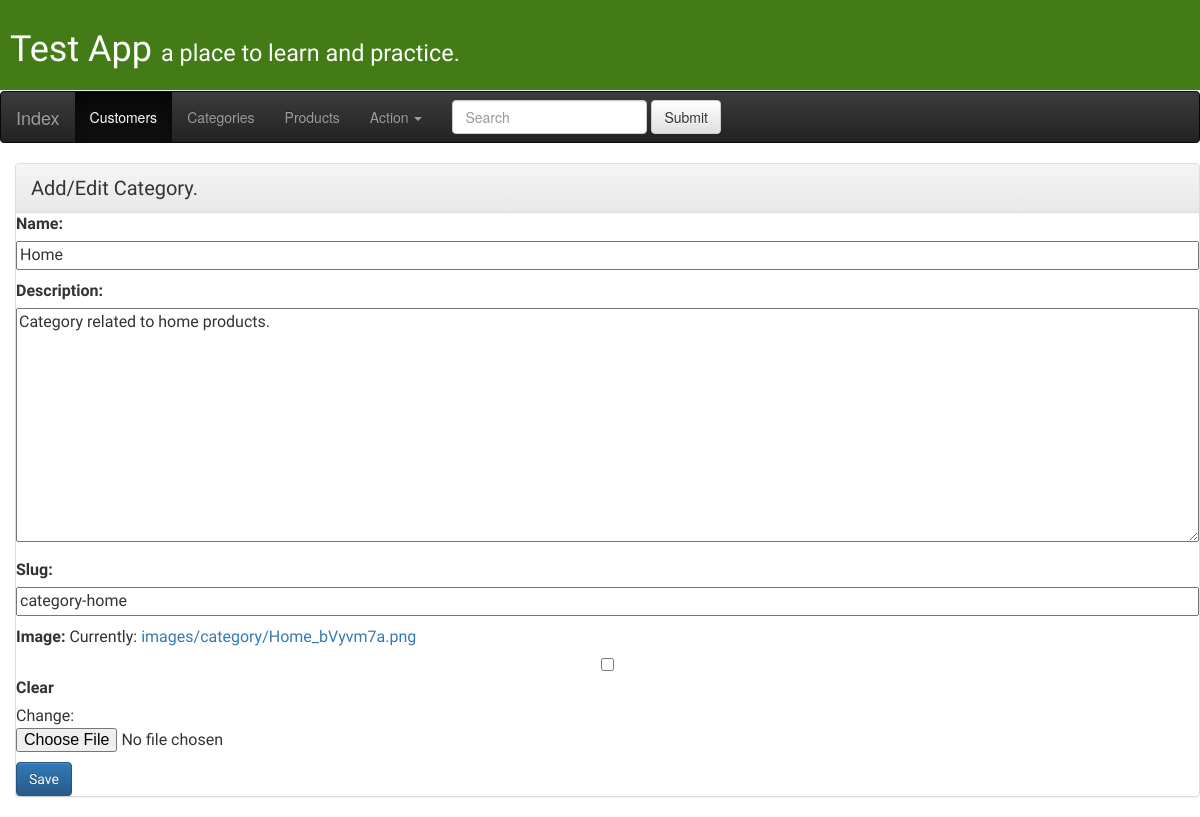
Screenshot of /category/9/edit/ with the database file from the repository.
### app/models.py (models this page shows, shortened)
class Category(models.Model):
	name = models.CharField(max_length=20, unique=True)
	description = models.TextField()
	slug = models.SlugField(unique=True)
	image = models.ImageField(upload_to='images/category', blank=True, null=True)
	created_at = models.DateTimeField(blank=True, null=True)
	modified_at = models.DateTimeField(blank=True, null=True)

### app/views.py (the view)
# urls.py: url(r'^category/(?P<pk>[0-9]+)/edit/$', views.category_edit, name='category_edit'),
def category_edit(request, pk):
	category = get_object_or_404(Category, pk=pk)
	if request.method == "POST":
		form = CategoryForm(request.POST, request.FILES, instance=category)
		if form.is_valid():
			category = form.save(commit=False)
			category.modify()
			return redirect('category_detail', pk=category.pk)
	else:
		form = CategoryForm(instance=category)
	return render(request, 'app/category_edit.html', {'form': form})

### app/forms.py
class CategoryForm(forms.ModelForm):
	class Meta():
		model = Category
		fields = ('name', 'description', 'slug', 'image')

### app/templates/app/category_edit.html
{% extends 'app/base.html' %}
{% block context %}
<div class="panel panel-default">
  <div class="panel-heading">Add/Edit Category.
  </div>
<div>
<form method="POST" enctype="multipart/form-data" class="post-form">{% csrf_token %}
  {{ form.as_p }}
  <button type="submit" class="save btn btn-primary">Save</button>
</form>
</div>
</div>
{% endblock %}

### app/static/css/app.css (style rules this page uses)
.panel-heading { font-size: 15pt; }
.panel { font-size: 12pt; }
.post-form textarea, .post-form input { width: 100%; }
div { display: block; }

### rows the page displays
Category: name "Home", description "Category related to home products.", slug "category-home"
